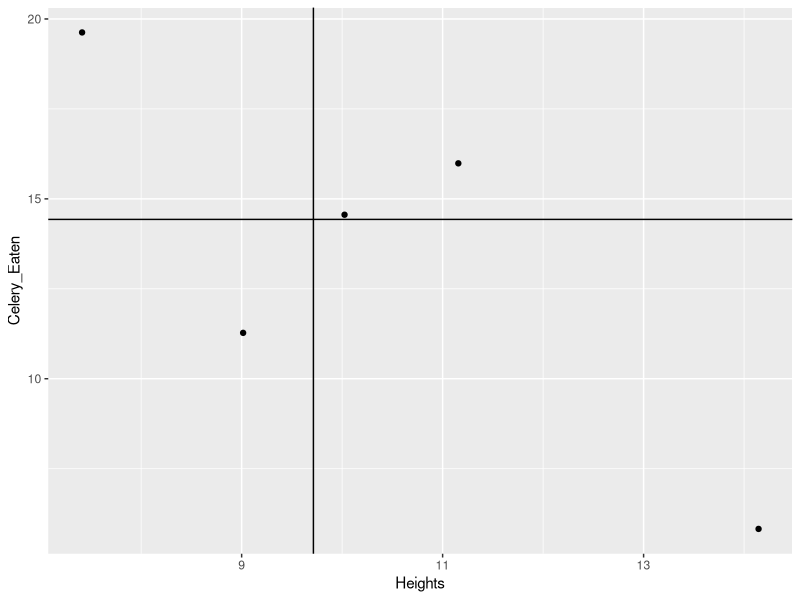
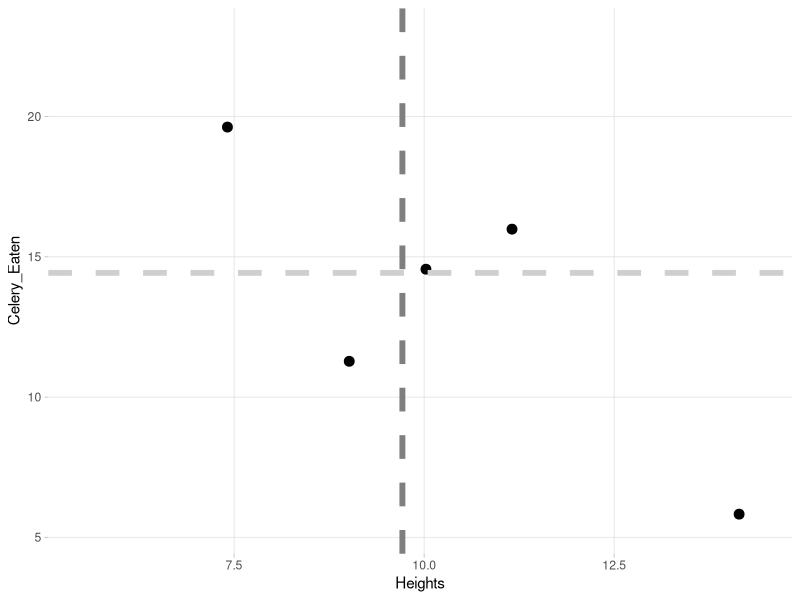
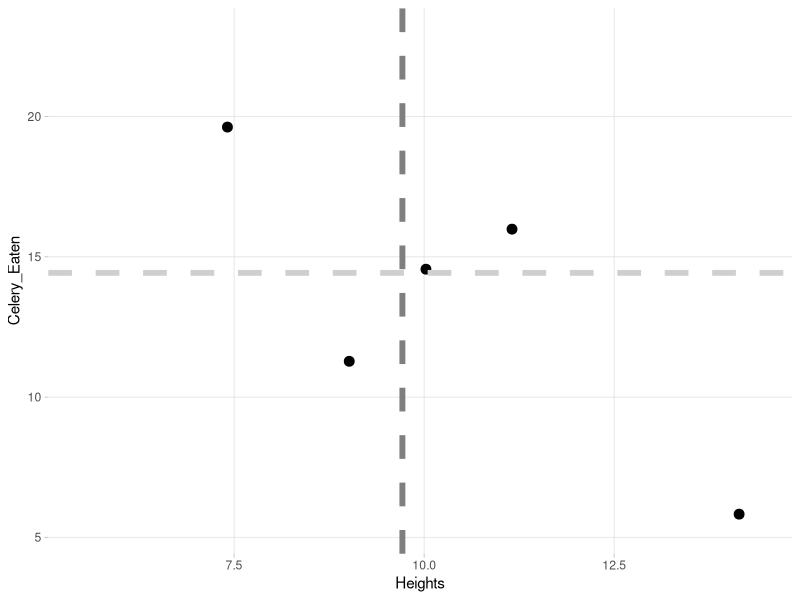
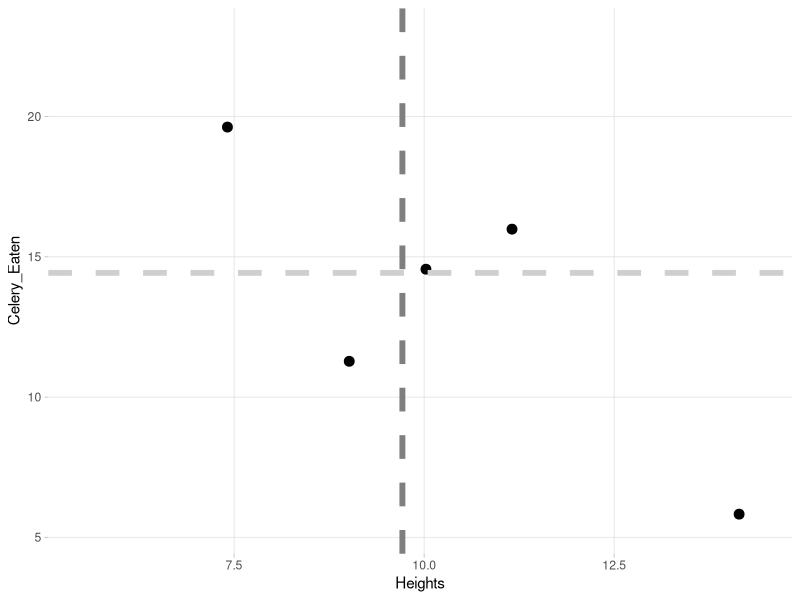

Recreate these plots in R, in order.


library(ggplot2)
set.seed(12)
x1 <- rnorm(50, 10, 2)

x2 <- scale(matrix(rnorm(50), ncol=1))
x12 <- cbind(scale(x1),x2)

c1 <- var(x12)
chol1 <- solve(chol(c1))
newx <-  x12 %*% chol1

newc <- matrix(c(1,-0.52, -0.52, 1), ncol=2)
chol2 <- chol(newc)
finalx <- newx %*% chol2 * sd(x1) + mean(x1)

finalx[,2] <- (2*finalx[,2]-5)

giraffe_data <- finalx
colnames(giraffe_data) <- c("Heights", "Celery_Eaten")

giraffe_data <- as.data.frame(giraffe_data)

(points <- giraffe_data[c(12, 50, 14, 43, 32),])


p <-  ggplot(data= points, aes(x= Heights, y=Celery_Eaten)) +
  geom_point() + geom_vline(xintercept = mean(giraffe_data$Heights)) + geom_hline(yintercept = mean(giraffe_data$Celery_Eaten))

p


p <-  ggplot(data= points, aes(x= Heights, y=Celery_Eaten)) +
  geom_point(size = 3) + geom_vline(xintercept = mean(giraffe_data$Heights), col="grey50", linetype="dashed", size = 2) + geom_hline(yintercept = mean(giraffe_data$Celery_Eaten), col= "grey81", linetype="dashed", size= 2) + xlim(5.5, 14.4) + ylim(5.3, 23)


p <- p + theme_light() + theme(panel.border = element_blank(), panel.grid.minor=element_blank())

p

ggsave(filename = "/Users/Desiree/Documents/New R Projects/Cars/points.png", width=10, height=6, p)

#xlim(5.7, 14.4) + ylim(5.3, 22.5)


ggplot_build(p)

xlim(5.5,15)
ylim(5,24)